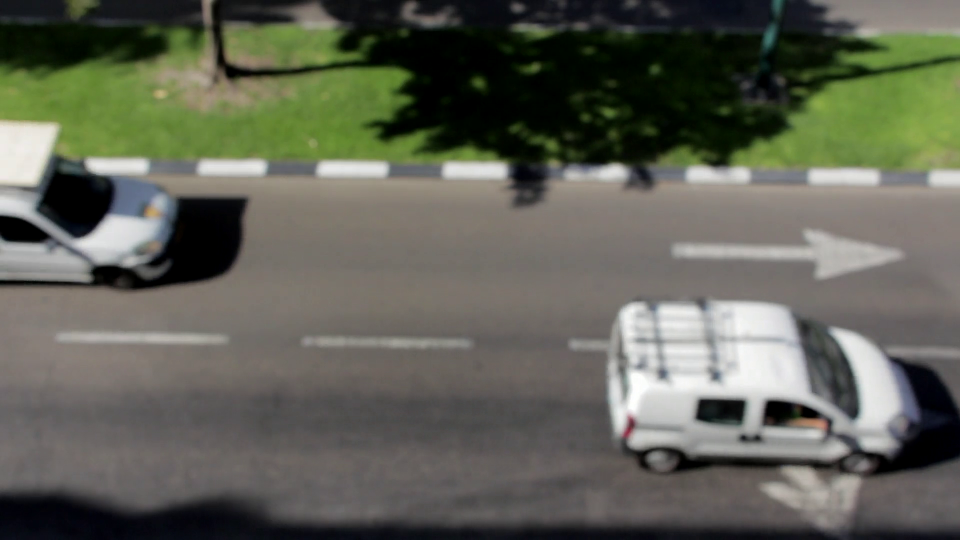
#> input picture frame 31 of data/road_video.mp4, 1920 x 1080 px (shown at 1/2 size)
$ jupyter execute --allow-errors 'Integrated Lane & Object Detection System for ADAS.ipynb'
#> lines starting #> are read from the running program, lines starting #| are printed output that depends on the picture; after the words box and inside, x2 and y2 are one past the last pixel; in counts of white or black regions, pixels touching at a corner belong together
#> further down, frame is the input picture: shape (1080, 1920, 3); mean B, G, R 86.1, 98, 96.3
# 🚘 Integrated Lane & Object Detection System for ADAS
### Author: Roopa S. C
### Domain: ADAS | Autonomous Systems | Computer Vision | Deep Learning

---

## 🎯 Objective
Build a unified perception pipeline that detects **lane markings** and **road objects** (vehicles, pedestrians, signs) in driving scenes.

**Key Goals**
- Implement lane detection using OpenCV (Canny + Hough)
- Perform object detection using YOLOv8
- Fuse both in a single real-time video pipeline
- Evaluate system performance (accuracy, FPS)

---

[cell 1]
# 🧩 Step 1: Import Libraries
import cv2
import numpy as np
from ultralytics import YOLO
import matplotlib.pyplot as plt
import time, os, warnings
warnings.filterwarnings('ignore')

[cell 2]
# 📥 Step 2: Load Resources
video_path = "road_video.mp4"       # your input video
output_path = "output_adas.avi"     # processed output

# Load YOLOv8 pretrained model
#> (the rest of this cell did not finish here and is left out)

[cell 3]
# ⚙️ Step 3: Define Lane Detection Function (OpenCV)
def detect_lanes(frame):
    gray = cv2.cvtColor(frame, cv2.COLOR_BGR2GRAY)
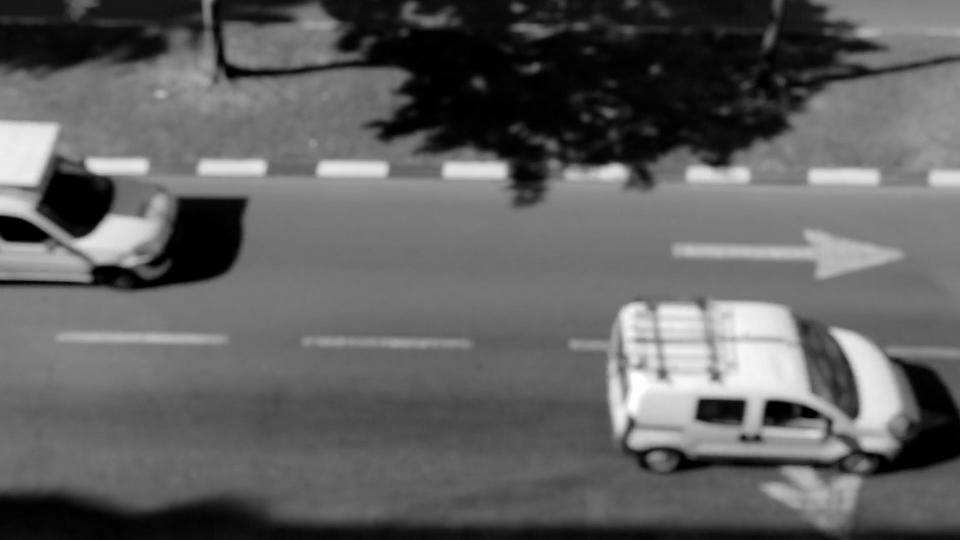
#> gray: shape (1080, 1920) (shown at 1/2 size); min 0, max 255, mean 96.1
    blur = cv2.GaussianBlur(gray, (5,5), 0)
    edges = cv2.Canny(blur, 50, 150)
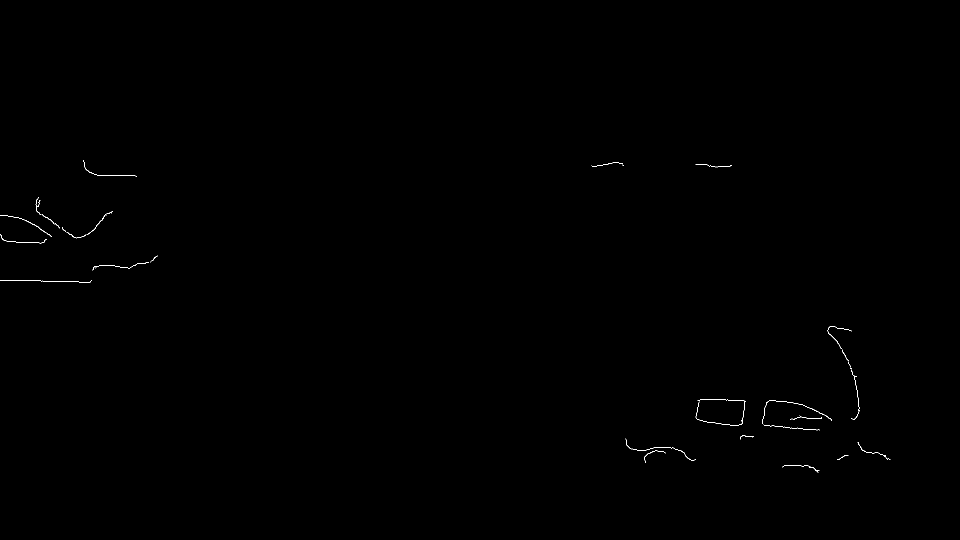
#> edges: shape (1080, 1920) (shown at 1/2 size); 0.12% white in thin lines or dots, all inside (x1, y1, x2, y2) = (0, 320, 1781, 945)

    mask = np.zeros_like(edges)
    height, width = edges.shape
#> height = 1080; width = 1920
    roi = np.array([[(50, height), (width//2, int(height*0.6)), (width-50, height)]])
#> roi = [[50, 1080], [960, 648], [1870, 1080]]
    cv2.fillPoly(mask, roi, 255)
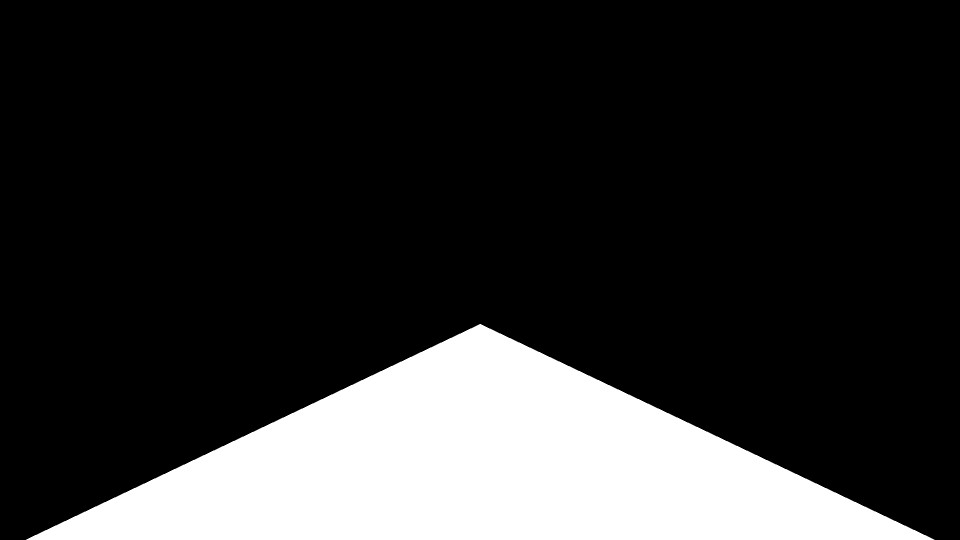
#> mask: shape (1080, 1920) (shown at 1/2 size); 19% white; 1 white region, box (x1, y1, x2, y2) and area: (52, 648, 1869, 1080) 393165

    masked = cv2.bitwise_and(edges, mask)
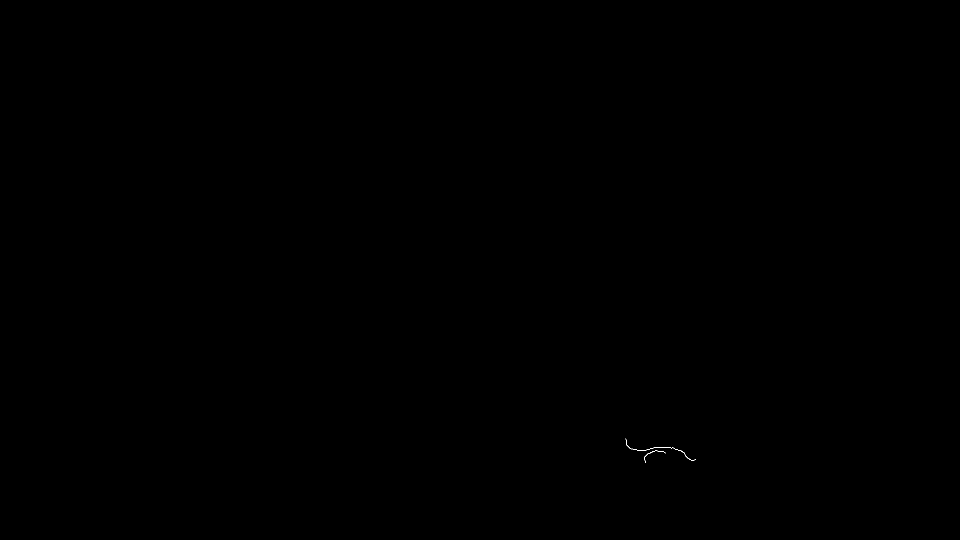
#> masked: shape (1080, 1920) (shown at 1/2 size); 0.01% white in thin lines or dots, all inside (x1, y1, x2, y2) = (1251, 877, 1392, 926)
    lines = cv2.HoughLinesP(masked, 2, np.pi/180, 100, np.array([]), 40, 50)
#> lines = None
    if lines is not None:
        for x1,y1,x2,y2 in lines[:,0]:
            cv2.line(frame, (x1,y1), (x2,y2), (0,255,0), 3)
    return frame

[cell 4]
# 🧠 Step 4: Run Integrated ADAS Vision Pipeline
cap = cv2.VideoCapture(video_path)
width  = int(cap.get(cv2.CAP_PROP_FRAME_WIDTH))
height = int(cap.get(cv2.CAP_PROP_FRAME_HEIGHT))
fps    = int(cap.get(cv2.CAP_PROP_FPS))

out = cv2.VideoWriter(output_path, cv2.VideoWriter_fourcc(*'XVID'), fps, (width,height))

frame_count, start_time = 0, time.time()

#> (the rest of this cell did not finish here and is left out)

[cell 5]
# 📊 Step 5: Performance Metrics
processing_time = time.time()-start_time
fps_achieved = frame_count / processing_time
print(f"Average FPS ≈ {fps_achieved:.2f}")

[cell 6]
# 💡 Step 6: Visual Testing on Single Frame
frame = cv2.imread("road.jpeg")
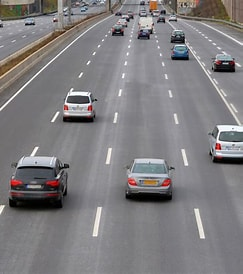
#> input picture data/road.jpeg, 243 x 274 px
#> frame is the input picture: shape (274, 243, 3); mean B, G, R 127.8, 125.6, 127.7
lanes = detect_lanes(frame)
#> in detect_lanes (call 2), `gray = cv2.cvtColor(frame, cv2.COLOR_BGR2GRAY)`:
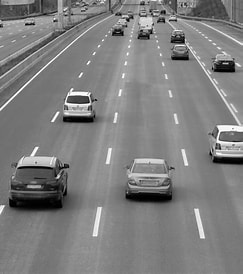
#> gray: shape (274, 243); min 0, max 255, mean 126.5
#> in detect_lanes (call 2), `blur = cv2.GaussianBlur(gray, (5,5), 0)`:
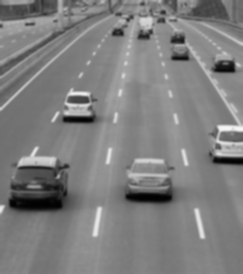
#> blur: shape (274, 243); min 1, max 245, mean 126.5
#> in detect_lanes (call 2), `edges = cv2.Canny(blur, 50, 150)`:
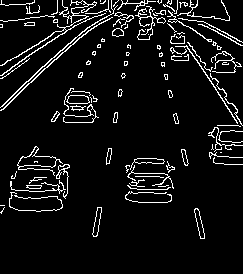
#> edges: shape (274, 243); 7.2% white in thin lines or dots, all inside (x1, y1, x2, y2) = (0, 0, 243, 239)
#> in detect_lanes (call 2), `cv2.fillPoly(mask, roi, 255)`:
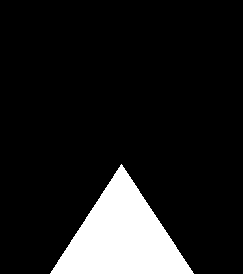
#> mask: shape (274, 243); 12% white; 1 white region, box (x1, y1, x2, y2) and area: (50, 164, 194, 274) 7975
#> in detect_lanes (call 2), `masked = cv2.bitwise_and(edges, mask)`:
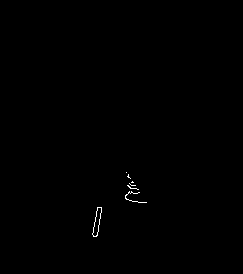
#> masked: shape (274, 243); 0.22% white in thin lines or dots, all inside (x1, y1, x2, y2) = (92, 172, 147, 237)
#> (the rest of this cell did not finish here and is left out)

$ run again, starting later in the video
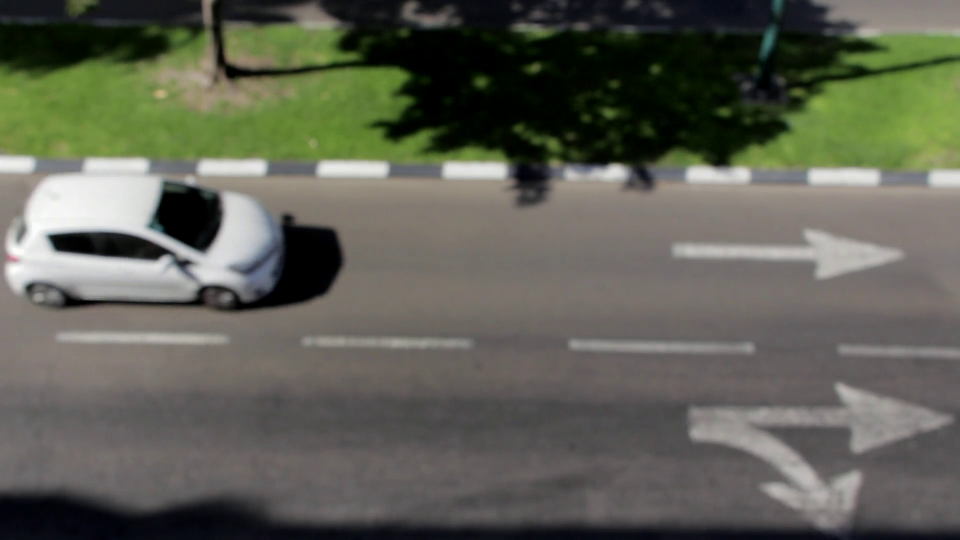
#> input picture frame 140 of data/road_video.mp4, 1920 x 1080 px (shown at 1/2 size)
#> frame is the input picture: shape (1080, 1920, 3); mean B, G, R 84.9, 96.6, 95.2
#> in detect_lanes, `edges = cv2.Canny(blur, 50, 150)`:
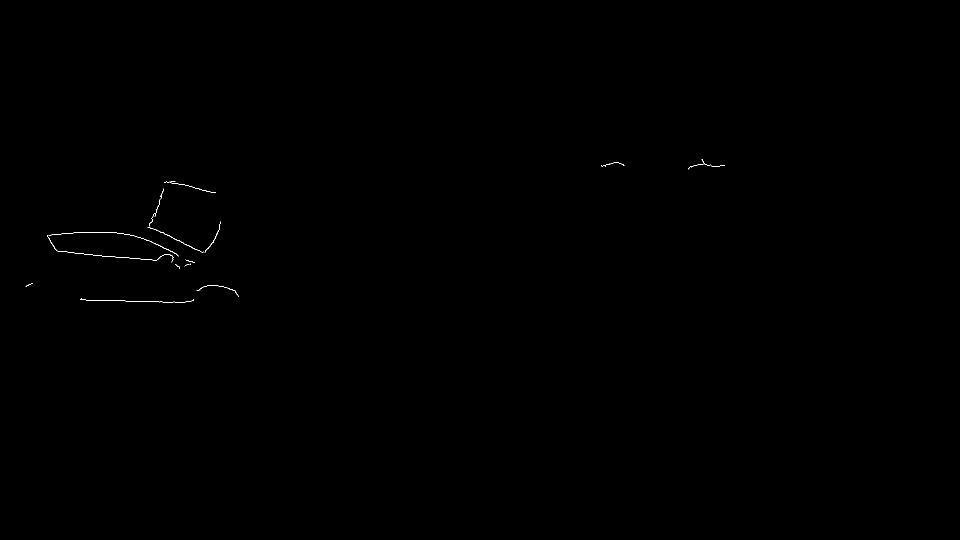
#> edges: shape (1080, 1920) (shown at 1/2 size); 0.08% white in thin lines or dots, all inside (x1, y1, x2, y2) = (51, 318, 1450, 605)
#> mask: shape (1080, 1920); 19% white; 1 white region, box (x1, y1, x2, y2) and area: (52, 648, 1869, 1080) 393165
#> masked: shape (1080, 1920); every value is 0
#> lines = None
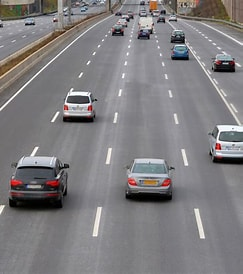
#> input picture data/road.jpeg, 243 x 274 px
#> frame is the input picture: shape (274, 243, 3); mean B, G, R 127.8, 125.6, 127.7
#> gray: shape (274, 243)
#> blur: shape (274, 243)
#> edges: shape (274, 243); 7.2% white in thin lines or dots, all inside (x1, y1, x2, y2) = (0, 0, 243, 239)
#> mask: shape (274, 243); 12% white; 1 white region, box (x1, y1, x2, y2) and area: (50, 164, 194, 274) 7975
#> masked: shape (274, 243); 0.22% white in thin lines or dots, all inside (x1, y1, x2, y2) = (92, 172, 147, 237)

$ run again, starting later in the video
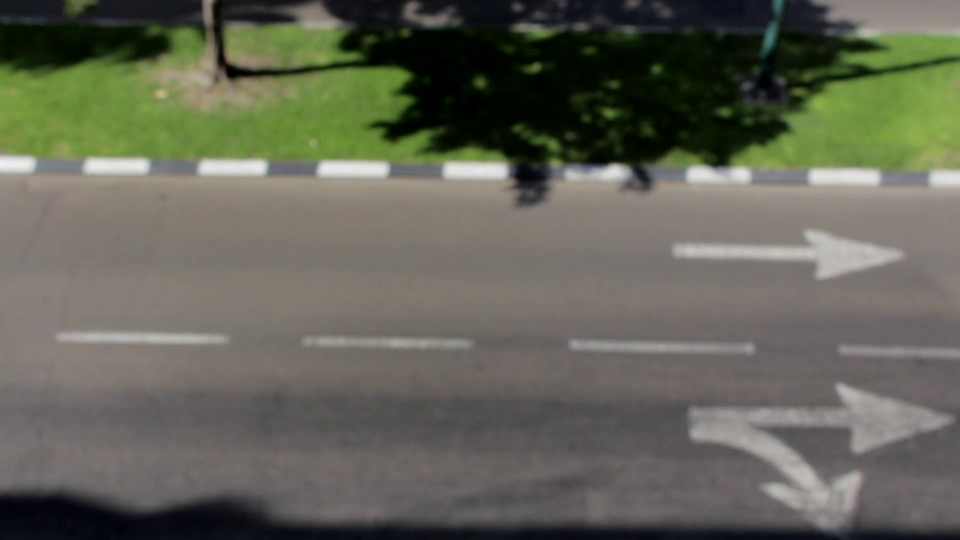
#> input picture frame 250 of data/road_video.mp4, 1920 x 1080 px (shown at 1/2 size)
#> frame is the input picture: shape (1080, 1920, 3); mean B, G, R 86.9, 99.9, 99
#> edges: shape (1080, 1920); 0.01% white in thin lines or dots, all inside (x1, y1, x2, y2) = (1174, 322, 1427, 338)
#> mask: shape (1080, 1920); 19% white; 1 white region, box (x1, y1, x2, y2) and area: (52, 648, 1869, 1080) 393165
#> masked: shape (1080, 1920); every value is 0
#> lines = None
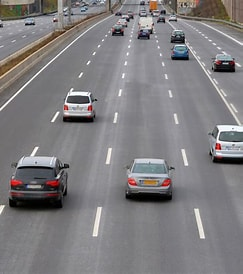
#> input picture data/road.jpeg, 243 x 274 px
#> frame is the input picture: shape (274, 243, 3); mean B, G, R 127.8, 125.6, 127.7
#> gray: shape (274, 243)
#> blur: shape (274, 243)
#> edges: shape (274, 243); 7.2% white in thin lines or dots, all inside (x1, y1, x2, y2) = (0, 0, 243, 239)
#> mask: shape (274, 243); 12% white; 1 white region, box (x1, y1, x2, y2) and area: (50, 164, 194, 274) 7975
#> masked: shape (274, 243); 0.22% white in thin lines or dots, all inside (x1, y1, x2, y2) = (92, 172, 147, 237)
